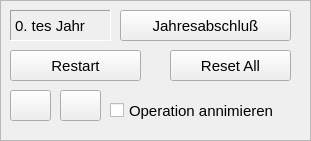
   <widget class="QFrame" name="frame_4">
    <property name="geometry">
     <rect>
      <x>1030</x>
      <y>630</y>
      <width>311</width>
      <height>141</height>
     </rect>
    </property>
    <property name="frameShape">
     <enum>QFrame::StyledPanel</enum>
    </property>
    <property name="frameShadow">
     <enum>QFrame::Raised</enum>
    </property>
    <widget class="QPushButton" name="pushButtonResetAlleBilanzenToNull">
     <property name="geometry">
      <rect>
       <x>170</x>
       <y>50</y>
       <width>121</width>
       <height>31</height>
      </rect>
     </property>
     <property name="font">
      <font>
       <pointsize>11</pointsize>
       <weight>50</weight>
       <bold>false</bold>
      </font>
     </property>
     <property name="text">
      <string>Reset All</string>
     </property>
    </widget>
    <widget class="QPushButton" name="pushButtonRestart">
     <property name="geometry">
      <rect>
       <x>10</x>
       <y>50</y>
       <width>131</width>
       <height>31</height>
      </rect>
     </property>
     <property name="font">
      <font>
       <pointsize>11</pointsize>
       <weight>50</weight>
       <bold>false</bold>
      </font>
     </property>
     <property name="text">
      <string>Restart</string>
     </property>
    </widget>
    <widget class="QPushButton" name="pushButtonEinJahtIstVorbei">
     <property name="geometry">
      <rect>
       <x>120</x>
       <y>10</y>
       <width>171</width>
       <height>31</height>
      </rect>
     </property>
     <property name="font">
      <font>
       <pointsize>11</pointsize>
       <weight>50</weight>
       <bold>false</bold>
      </font>
     </property>
     <property name="text">
      <string>Jahresabschluß</string>
     </property>
    </widget>
    <widget class="QPushButton" name="pushButtonMaxHistoryGrenzeDown">
     <property name="geometry">
      <rect>
       <x>10</x>
       <y>90</y>
       <width>41</width>
       <height>31</height>
      </rect>
     </property>
     <property name="text">
      <string/>
     </property>
    </widget>
    <widget class="QPushButton" name="pushButtonMaxHistoryGrenzeUp">
     <property name="geometry">
      <rect>
       <x>60</x>
       <y>90</y>
       <width>41</width>
       <height>31</height>
      </rect>
     </property>
     <property name="text">
      <string/>
     </property>
    </widget>
    <widget class="QCheckBox" name="checkBoxAnimateOperation">
     <property name="geometry">
      <rect>
       <x>110</x>
       <y>100</y>
       <width>191</width>
       <height>21</height>
      </rect>
     </property>
     <property name="font">
      <font>
       <pointsize>11</pointsize>
      </font>
     </property>
     <property name="text">
      <string>Operation annimieren</string>
     </property>
    </widget>
    <widget class="QLabel" name="labelJahreszahl">
     <property name="geometry">
      <rect>
       <x>10</x>
       <y>10</y>
       <width>101</width>
       <height>31</height>
      </rect>
     </property>
     <property name="font">
      <font>
       <pointsize>11</pointsize>
      </font>
     </property>
     <property name="frameShape">
      <enum>QFrame::Panel</enum>
     </property>
     <property name="frameShadow">
      <enum>QFrame::Sunken</enum>
     </property>
     <property name="text">
      <string>0. tes Jahr</string>
     </property>
    </widget>
   </widget>
